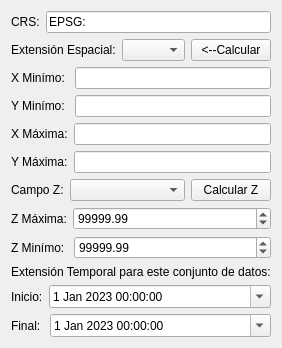
          <widget class="QWidget" name="page_2">
           <property name="geometry">
            <rect>
             <x>0</x>
             <y>0</y>
             <width>255</width>
             <height>345</height>
            </rect>
           </property>
           <attribute name="icon">
            <iconset>
             <normaloff>icon/extent.png</normaloff>icon/extent.png</iconset>
           </attribute>
           <attribute name="label">
            <string>Extensión</string>
           </attribute>
           <layout class="QGridLayout" name="gridLayout_3">
            <item row="7" column="0">
             <layout class="QHBoxLayout" name="horizontalLayout_43">
              <item>
               <widget class="QLabel" name="labelzmax">
                <property name="sizePolicy">
                 <sizepolicy hsizetype="Fixed" vsizetype="Preferred">
                  <horstretch>0</horstretch>
                  <verstretch>0</verstretch>
                 </sizepolicy>
                </property>
                <property name="text">
                 <string>Z Máxima:</string>
                </property>
               </widget>
              </item>
              <item>
               <widget class="QDoubleSpinBox" name="doubleSpinBoxZMAX">
                <property name="minimum">
                 <double>-100000.000000000000000</double>
                </property>
                <property name="maximum">
                 <double>100000.000000000000000</double>
                </property>
                <property name="value">
                 <double>99999.990000000005239</double>
                </property>
               </widget>
              </item>
             </layout>
            </item>
            <item row="6" column="0">
             <layout class="QHBoxLayout" name="horizontalLayout_45">
              <item>
               <widget class="QLabel" name="labelcampoz">
                <property name="sizePolicy">
                 <sizepolicy hsizetype="Fixed" vsizetype="Preferred">
                  <horstretch>0</horstretch>
                  <verstretch>0</verstretch>
                 </sizepolicy>
                </property>
                <property name="text">
                 <string>Campo Z:</string>
                </property>
               </widget>
              </item>
              <item>
               <widget class="QComboBox" name="comboBoxCAMPOZ">
                <property name="sizePolicy">
                 <sizepolicy hsizetype="Ignored" vsizetype="Fixed">
                  <horstretch>0</horstretch>
                  <verstretch>0</verstretch>
                 </sizepolicy>
                </property>
                <property name="toolTip">
                 <string>Selecciona el campo donde se encuentras los valores Z.</string>
                </property>
               </widget>
              </item>
              <item>
               <widget class="QPushButton" name="pushButtonCALCULOZMAXMIN">
                <property name="sizePolicy">
                 <sizepolicy hsizetype="Fixed" vsizetype="Fixed">
                  <horstretch>0</horstretch>
                  <verstretch>0</verstretch>
                 </sizepolicy>
                </property>
                <property name="toolTip">
                 <string>Presionar para obtener el minímo y el máximo valor Z.</string>
                </property>
                <property name="text">
                 <string>Calcular Z</string>
                </property>
               </widget>
              </item>
             </layout>
            </item>
            <item row="5" column="0">
             <layout class="QHBoxLayout" name="horizontalLayout_11">
              <item>
               <widget class="QLabel" name="labelymax">
                <property name="sizePolicy">
                 <sizepolicy hsizetype="Fixed" vsizetype="Preferred">
                  <horstretch>0</horstretch>
                  <verstretch>0</verstretch>
                 </sizepolicy>
                </property>
                <property name="text">
                 <string>Y Máxima:</string>
                </property>
               </widget>
              </item>
              <item>
               <widget class="QLineEdit" name="lineEditYMAX">
                <property name="maxLength">
                 <number>30</number>
                </property>
                <property name="clearButtonEnabled">
                 <bool>true</bool>
                </property>
               </widget>
              </item>
             </layout>
            </item>
            <item row="4" column="0">
             <layout class="QHBoxLayout" name="horizontalLayout_10">
              <item>
               <widget class="QLabel" name="labelxmax">
                <property name="sizePolicy">
                 <sizepolicy hsizetype="Fixed" vsizetype="Preferred">
                  <horstretch>0</horstretch>
                  <verstretch>0</verstretch>
                 </sizepolicy>
                </property>
                <property name="text">
                 <string>X Máxima:</string>
                </property>
               </widget>
              </item>
              <item>
               <widget class="QLineEdit" name="lineEditXMAX">
                <property name="maxLength">
                 <number>30</number>
                </property>
                <property name="clearButtonEnabled">
                 <bool>true</bool>
                </property>
               </widget>
              </item>
             </layout>
            </item>
            <item row="3" column="0">
             <layout class="QHBoxLayout" name="horizontalLayout_12">
              <item>
               <widget class="QLabel" name="labelymin">
                <property name="sizePolicy">
                 <sizepolicy hsizetype="Fixed" vsizetype="Preferred">
                  <horstretch>0</horstretch>
                  <verstretch>0</verstretch>
                 </sizepolicy>
                </property>
                <property name="text">
                 <string>Y Minímo: </string>
                </property>
               </widget>
              </item>
              <item>
               <widget class="QLineEdit" name="lineEditYMIN">
                <property name="maxLength">
                 <number>30</number>
                </property>
                <property name="clearButtonEnabled">
                 <bool>true</bool>
                </property>
               </widget>
              </item>
             </layout>
            </item>
            <item row="11" column="0">
             <layout class="QHBoxLayout" name="horizontalLayout_14">
              <item>
               <widget class="QLabel" name="labelfinal">
                <property name="sizePolicy">
                 <sizepolicy hsizetype="Fixed" vsizetype="Preferred">
                  <horstretch>0</horstretch>
                  <verstretch>0</verstretch>
                 </sizepolicy>
                </property>
                <property name="text">
                 <string>Final: </string>
                </property>
               </widget>
              </item>
              <item>
               <widget class="QDateTimeEdit" name="dateTimeEditFINAL">
                <property name="dateTime">
                 <datetime>
                  <hour>0</hour>
                  <minute>0</minute>
                  <second>0</second>
                  <year>2023</year>
                  <month>1</month>
                  <day>1</day>
                 </datetime>
                </property>
                <property name="calendarPopup">
                 <bool>true</bool>
                </property>
               </widget>
              </item>
             </layout>
            </item>
            <item row="10" column="0">
             <layout class="QHBoxLayout" name="horizontalLayout_17">
              <item>
               <widget class="QLabel" name="labelinicio">
                <property name="sizePolicy">
                 <sizepolicy hsizetype="Fixed" vsizetype="Preferred">
                  <horstretch>0</horstretch>
                  <verstretch>0</verstretch>
                 </sizepolicy>
                </property>
                <property name="text">
                 <string>Inicio:</string>
                </property>
               </widget>
              </item>
              <item>
               <widget class="QDateTimeEdit" name="dateTimeEditINICIO">
                <property name="mouseTracking">
                 <bool>false</bool>
                </property>
                <property name="dateTime">
                 <datetime>
                  <hour>0</hour>
                  <minute>0</minute>
                  <second>0</second>
                  <year>2023</year>
                  <month>1</month>
                  <day>1</day>
                 </datetime>
                </property>
                <property name="calendarPopup">
                 <bool>true</bool>
                </property>
               </widget>
              </item>
             </layout>
            </item>
            <item row="9" column="0">
             <widget class="QLabel" name="labelextensiontemporal">
              <property name="text">
               <string>Extensión Temporal para este conjunto de datos:</string>
              </property>
             </widget>
            </item>
            <item row="8" column="0">
             <layout class="QHBoxLayout" name="horizontalLayout_44">
              <item>
               <widget class="QLabel" name="labelzmin">
                <property name="sizePolicy">
                 <sizepolicy hsizetype="Fixed" vsizetype="Preferred">
                  <horstretch>0</horstretch>
                  <verstretch>0</verstretch>
                 </sizepolicy>
                </property>
                <property name="text">
                 <string>Z Minímo: </string>
                </property>
               </widget>
              </item>
              <item>
               <widget class="QDoubleSpinBox" name="doubleSpinBoxZMIN">
                <property name="minimum">
                 <double>-100000.000000000000000</double>
                </property>
                <property name="maximum">
                 <double>100000.000000000000000</double>
                </property>
                <property name="singleStep">
                 <double>1.000000000000000</double>
                </property>
                <property name="value">
                 <double>99999.990000000005239</double>
                </property>
               </widget>
              </item>
             </layout>
            </item>
            <item row="2" column="0">
             <layout class="QHBoxLayout" name="horizontalLayout_13">
              <item>
               <widget class="QLabel" name="labelxmin">
                <property name="sizePolicy">
                 <sizepolicy hsizetype="Fixed" vsizetype="Preferred">
                  <horstretch>0</horstretch>
                  <verstretch>0</verstretch>
                 </sizepolicy>
                </property>
                <property name="text">
                 <string>X Minímo: </string>
                </property>
               </widget>
              </item>
              <item>
               <widget class="QLineEdit" name="lineEditXMIN">
                <property name="maxLength">
                 <number>30</number>
                </property>
                <property name="clearButtonEnabled">
                 <bool>true</bool>
                </property>
               </widget>
              </item>
             </layout>
            </item>
            <item row="1" column="0">
             <layout class="QHBoxLayout" name="horizontalLayout_46">
              <item>
               <widget class="QLabel" name="labelextensionespacial">
                <property name="sizePolicy">
                 <sizepolicy hsizetype="Fixed" vsizetype="Preferred">
                  <horstretch>0</horstretch>
                  <verstretch>0</verstretch>
                 </sizepolicy>
                </property>
                <property name="text">
                 <string>Extensión Espacial:</string>
                </property>
               </widget>
              </item>
              <item>
               <widget class="QComboBox" name="comboBoxCAPAEXT">
                <property name="sizePolicy">
                 <sizepolicy hsizetype="Ignored" vsizetype="Fixed">
                  <horstretch>0</horstretch>
                  <verstretch>0</verstretch>
                 </sizepolicy>
                </property>
                <property name="toolTip">
                 <string>Selecciona la capa a obtener la extensión.</string>
                </property>
               </widget>
              </item>
              <item>
               <widget class="QPushButton" name="pushButtonCALCULARXYCAPA">
                <property name="sizePolicy">
                 <sizepolicy hsizetype="Fixed" vsizetype="Fixed">
                  <horstretch>0</horstretch>
                  <verstretch>0</verstretch>
                 </sizepolicy>
                </property>
                <property name="toolTip">
                 <string>Calcular a partir de la capa.</string>
                </property>
                <property name="text">
                 <string>&lt;--Calcular</string>
                </property>
               </widget>
              </item>
             </layout>
            </item>
            <item row="0" column="0">
             <layout class="QHBoxLayout" name="horizontalLayout_9">
              <item>
               <widget class="QLabel" name="labelcrs">
                <property name="sizePolicy">
                 <sizepolicy hsizetype="Fixed" vsizetype="Preferred">
                  <horstretch>0</horstretch>
                  <verstretch>0</verstretch>
                 </sizepolicy>
                </property>
                <property name="text">
                 <string>CRS:</string>
                </property>
               </widget>
              </item>
              <item>
               <widget class="QLineEdit" name="lineEditCRS">
                <property name="toolTip">
                 <string>El sistema de referencia de coordenadas descrito por los metadatos de la capa.</string>
                </property>
                <property name="text">
                 <string>EPSG:</string>
                </property>
               </widget>
              </item>
             </layout>
            </item>
           </layout>
          </widget>
